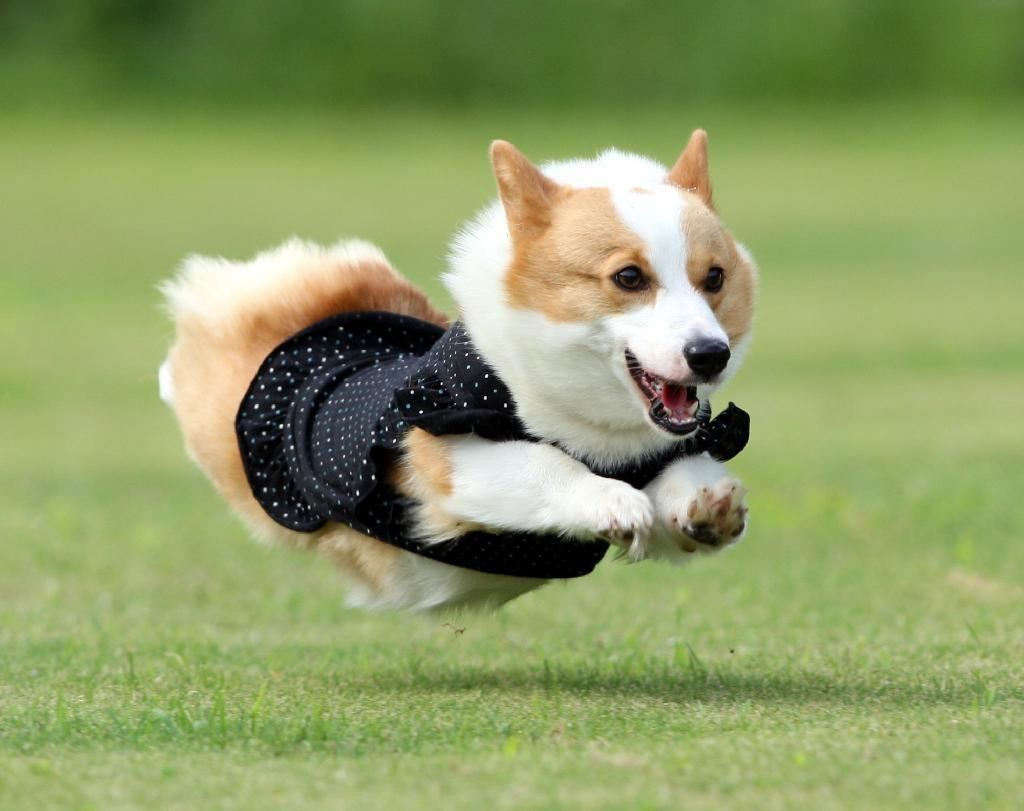
#> input picture opencv/img/dog.jpg, 1024 x 811 px
$ python test.py
#> lines starting #> are read from the running program, lines starting #| are printed output that depends on the picture
#> in main, red is the input picture: shape (811, 1024, 3); mean B, G, R 101.9, 157, 142.2
### opencv/opencv_util.py
import cv2
import numpy as np

# http://pynote.hatenablog.com/entry/opencv-resize
# アスペクト比を固定して、幅が指定した値になるようリサイズする。

ORD_ESCAPE = 0x1b
KEY_LEFT = 0x250000
KEY_UP = 0x260000
KEY_RIGHT = 0x270000
KEY_DOWN = 0x280000

def scale_to_width(img, width):
    scale = width / img.shape[1]
    return cv2.resize(img, dsize=None, fx=scale, fy=scale)

# アスペクト比を固定して、高さが指定した値になるようリサイズする。


def scale_to_height(img, height):
    scale = height / img.shape[0]
    return cv2.resize(img, dsize=None, fx=scale, fy=scale)


def resize_square_keep_aspect(img, size, border_rgb_color=(0, 0, 0)):
    # Getting the bigger side of the image
#> called with size = 512, border_rgb_color = (255, 255, 0)
    s = max(img.shape[0:2])
#> s = 1024

    # Creating a dark square with NUMPY
    f = np.zeros((s, s, 3), np.uint8)
    # Since OpenCV uses BGR, convert the color first
    color = tuple(reversed(border_rgb_color))
    # Fill image with color
    f[:] = color

    # Getting the centering position
    ax, ay = (s - img.shape[1])//2, (s - img.shape[0])//2
#> ax = 0; ay = 106

    # Pasting the 'image' in a centering position
    f[ay:img.shape[0]+ay, ax:ax+img.shape[1]] = img
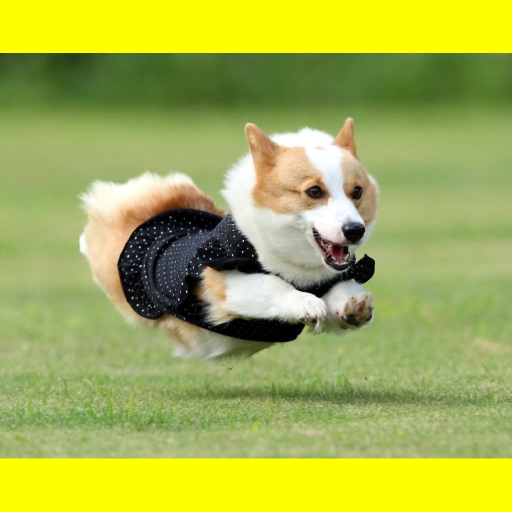
#> f: shape (1024, 1024, 3) (shown at 1/2 size); mean B, G, R 80.7, 177.4, 165.7
    return scale_to_height(f, size)
#> in scale_to_height, `return cv2.resize(img, dsize=None, fx=scale, fy=scale)`:
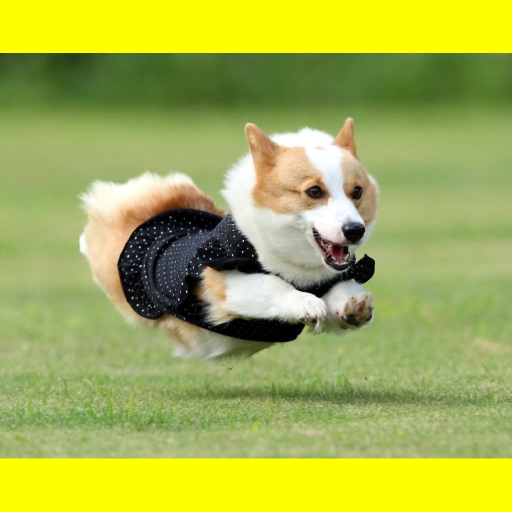
#> returned value: shape (512, 512, 3); mean of channels 0, 1, 2 80.8, 177.5, 165.8; drawn as B, G, R

# https://gist.github.com/matthewkremer/3295567


def color(hex):
    hex = hex.lstrip('#')
    return (int(hex[:2], 16), int(hex[2:4], 16), int(hex[4:], 16))

# https://stackoverflow.com/questions/4337902/how-to-fill-opencv-image-with-one-solid-color


# [21 lines left out: functions create_blank, _is_visible, not called in this run]


def closeable_imshow(winname, img, handle_key_callback=None, break_key=ORD_ESCAPE):
#> called with winname = 'test', break_key = 27
    while True:
        cv2.imshow(winname, img)
        key = cv2.waitKeyEx(10)
#> (key Esc is pressed here)

        if key == break_key:
            break
        elif key != -1 and handle_key_callback is not None:
            handle_key_callback(key, img)

        if not _is_visible(winname):
            break

    for i in range(1, 10):
        cv2.destroyAllWindows()
        cv2.waitKey(1)

### opencv/test.py
import cv2
import opencv_util
from opencv_util import color


def handle_key(key,img):
    if key == opencv_util.KEY_LEFT :
        print('KEY_LEFT')
    elif key == opencv_util.KEY_UP :
        print('KEY_UP')
    elif key == opencv_util.KEY_RIGHT :
        print('KEY_RIGHT')
    elif key == opencv_util.KEY_DOWN :
        print('KEY_DOWN')

def main():
    cv2.startWindowThread()

    red = cv2.imread('img/dog.jpg')
    red = opencv_util.resize_square_keep_aspect(red, 512, color('#FFFF00'))
    opencv_util.closeable_imshow('test', red, handle_key)


if __name__ == "__main__":
    main()
